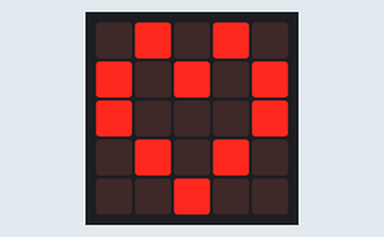
Bench run of a program on a simulated BBC micro:bit (MakeCode). Parts: the board's 5×5 LED display.

Above: at 0.2 s.
At 0.61 s:
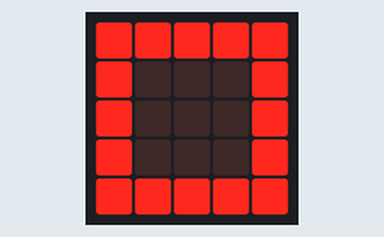

The program:

main.ts
```typescript
basic.forever(function () {
    basic.showLeds(`
        . # . # .
        # . # . #
        # . . . #
        . # . # .
        . . # . .
        `)
    basic.showLeds(`
        # # # # #
        # . . . #
        # . . . #
        # . . . #
        # # # # #
        `)
})
```

test.ts
```typescript
// tests gaan hier; deze zal niet worden gecompileerd wanneer dit pakket wordt gebruikt als extensie.
```

Measured:
- what the display in image 1 shows lasts 0.4 s, from 0.4 s to 0.8 s
